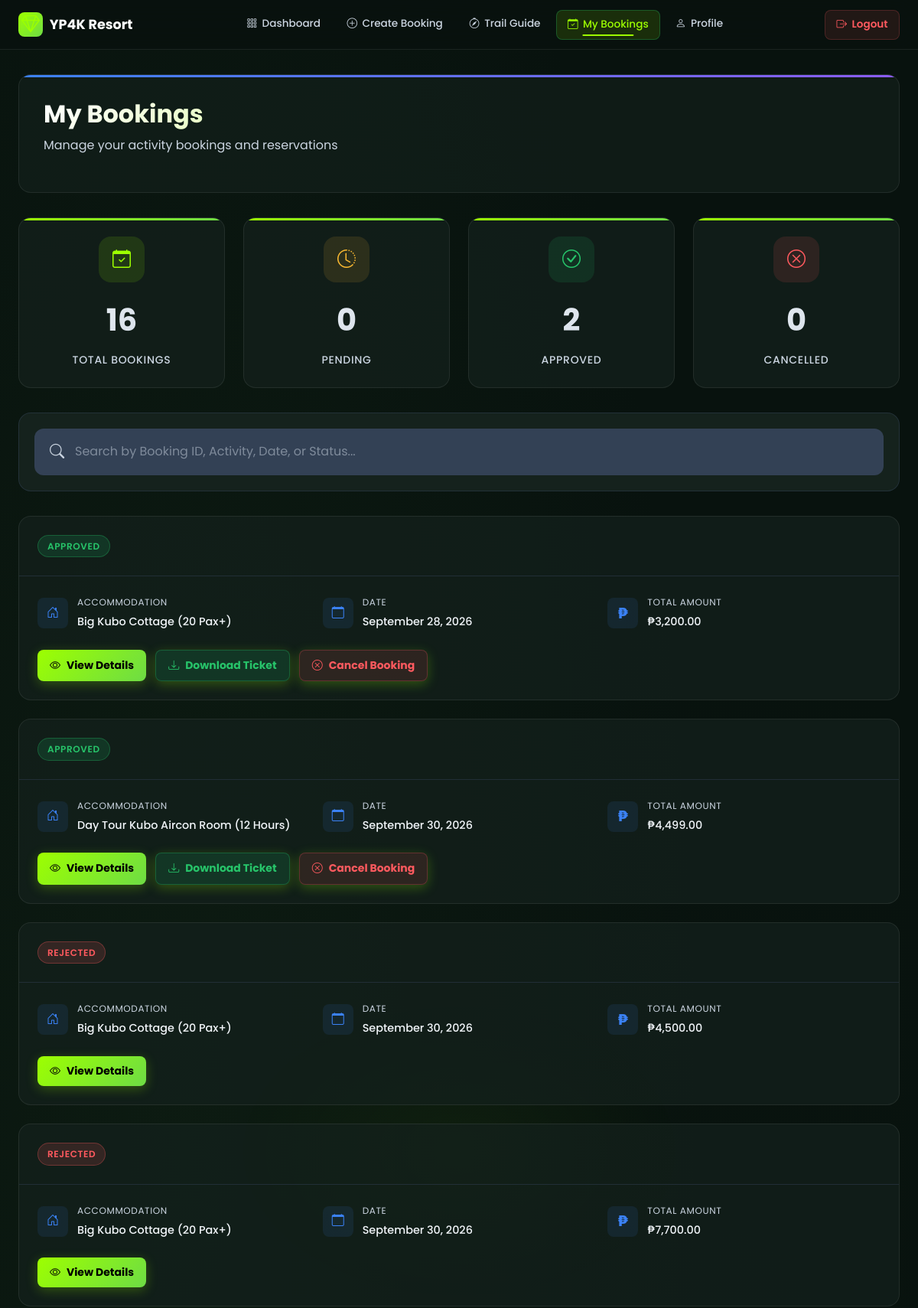
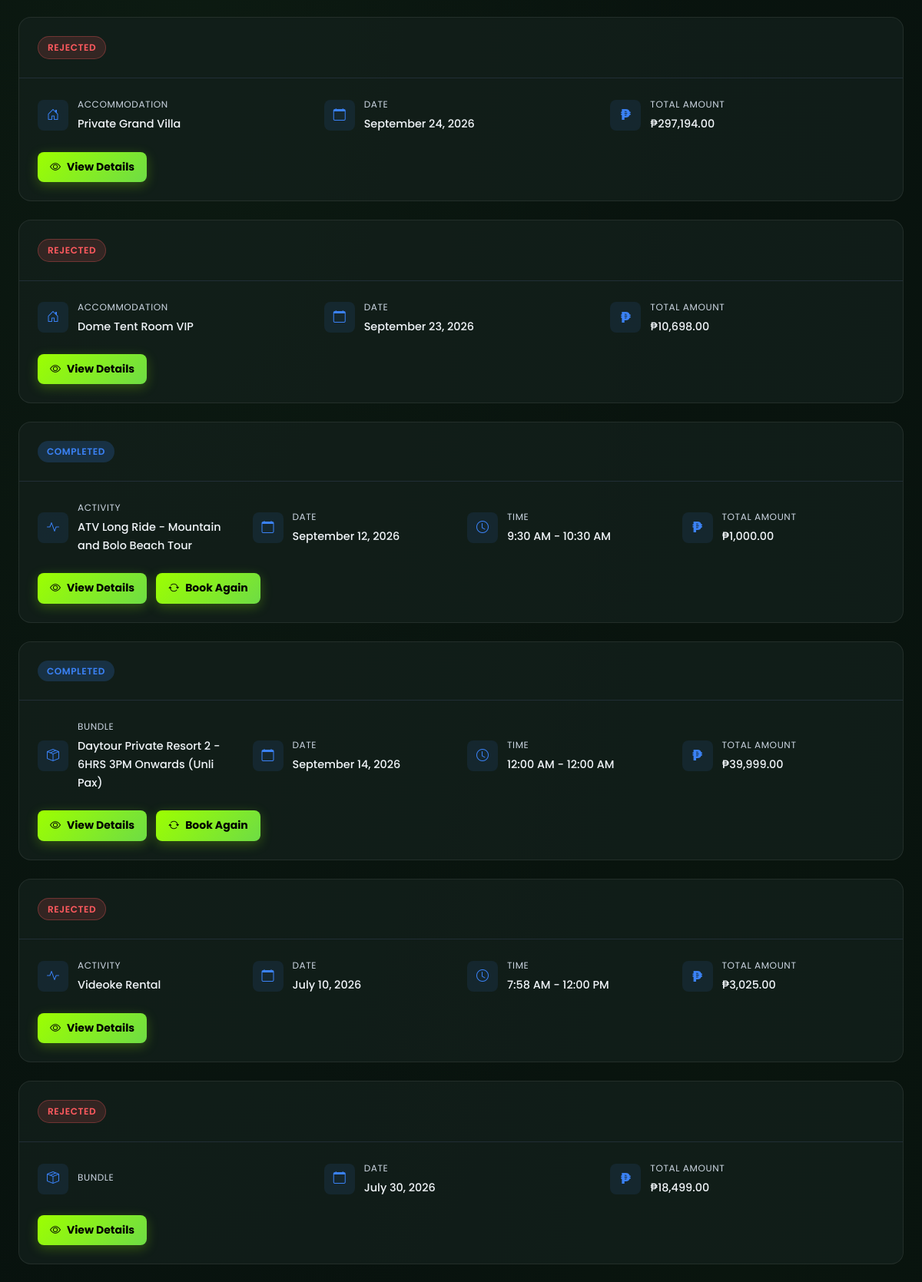
Page /User_Dashboard/my-bookings.php (signed in, upper part) on the committed database (2 pictures, top to bottom).
### tables this page shows
CREATE TABLE `bookings` (
  `id` int(11) NOT NULL,
  `booking_reference` varchar(20) NOT NULL,
  `user_id` int(11) DEFAULT NULL,
  `booking_type` enum('activity','accommodation','bundle') NOT NULL,
  `activity_id` int(11) DEFAULT NULL,
  `accommodation_id` int(11) DEFAULT NULL,
  `bundle_id` int(11) DEFAULT NULL,
  `status_id` int(11) NOT NULL DEFAULT 1,
  `full_name` varchar(255) NOT NULL,
  `email` varchar(255) NOT NULL,
  `phone_number` varchar(20) NOT NULL,
  `check_in_date` date NOT NULL,
  `check_in_time` time DEFAULT NULL,
  `check_out_date` date DEFAULT NULL,
  `check_out_time` time DEFAULT NULL,
  `number_of_days` int(11) DEFAULT NULL,
  `number_of_guests` int(11) NOT NULL DEFAULT 1,
  `special_requests` text DEFAULT NULL,
  `total_amount` decimal(10,2) NOT NULL,
  `payment_status` enum('pending','paid','refunded') DEFAULT 'pending',
  `payment_method` varchar(50) DEFAULT 'gcash',
  `booking_source` enum('online','walk_in') NOT NULL DEFAULT 'online',
  `guest_name` varchar(255) DEFAULT NULL,
  `guest_contact` varchar(30) DEFAULT NULL,
  `created_at` timestamp NOT NULL DEFAULT current_timestamp(),
  `updated_at` timestamp NOT NULL DEFAULT current_timestamp() ON UPDATE current_timestamp(),
  `payment_proof` varchar(500) DEFAULT NULL,
  `expires_at` datetime DEFAULT NULL
);

CREATE TABLE `booking_status` (
  `id` int(11) NOT NULL,
  `name` varchar(50) NOT NULL,
  `description` text DEFAULT NULL,
  `color` varchar(20) DEFAULT NULL,
  `is_active` tinyint(1) DEFAULT 1,
  `created_at` timestamp NOT NULL DEFAULT current_timestamp()
);

### User_Dashboard/my-bookings.php (the view, shortened to what this page needs)
<?php
$lastVisitedBookings = $_SESSION['last_visited_bookings'] ?? '2000-01-01 00:00:00';
global $conn;
$userId    = $_SESSION['user_id'];
$stmt = $conn->prepare("
    SELECT
        b.id,
        b.booking_reference,
        b.booking_type,
        b.activity_id,
        b.accommodation_id,
        b.bundle_id,
        b.full_name,
        b.email,
        b.phone_number,
        b.check_in_date,
        b.check_in_time,
        b.check_out_date,
        b.check_out_time,
        b.number_of_days,
        b.number_of_guests,
        b.special_requests,
        b.total_amount,
        b.payment_status,
        b.payment_proof,
        b.expires_at,
        TIMESTAMPDIFF(SECOND, NOW(), b.expires_at) as seconds_remaining,
        b.created_at,
        bs.name as status_name,
        bs.description as status_description,
        bs.color as status_color,
        CASE
            WHEN b.booking_type = 'activity' THEN a.name
            WHEN b.booking_type = 'bundle' THEN bun.name
            ELSE acc.name
        END as item_name,
        CASE
            WHEN b.booking_type = 'activity' THEN 'bi-activity'
            WHEN b.booking_type = 'bundle' THEN 'bi-box-seam'
            ELSE 'bi-house-door'
        END as item_icon
    FROM bookings b
    LEFT JOIN booking_status bs ON b.status_id = bs.id
    LEFT JOIN activities a ON b.activity_id = a.id
    LEFT JOIN accommodations acc ON b.accommodation_id = acc.id
    LEFT JOIN bundles bun ON b.bundle_id = bun.id
    WHERE b.user_id = ?
    ORDER BY b.created_at DESC
");
$stmt->bind_param('i', $userId);
$stmt->execute();
$result = $stmt->get_result();
$bookings = [];
while ($row = $result->fetch_assoc()) {
    $bookings[] = $row;
}
$statsQuery = "
    SELECT
        bs.name as status,
        COUNT(*) as count
    FROM bookings b
    JOIN booking_status bs ON b.status_id = bs.id
    WHERE b.user_id = ?
    GROUP BY bs.name
";
$stmt = $conn->prepare($statsQuery);
$stmt->bind_param('i', $userId);
$stmt->execute();
$statsResult = $stmt->get_result();
$stats = [
    'pending_review' => 0,
    'approved' => 0,
    'rejected' => 0,
    'completed' => 0,
    'cancelled' => 0
];
while ($row = $statsResult->fetch_assoc()) {
    $stats[$row['status']] = $row['count'];
}
?>
<!DOCTYPE html>
<html lang="en">
<head>
    <link href="../assets/css/bootstrap.min.css" rel="stylesheet">
    <link rel="stylesheet" href="../css/resort-theme.css">
    <link rel="stylesheet" href="../css/dashboard-resort.css">
    <link rel="stylesheet" href="https://cdn.jsdelivr.net/npm/bootstrap-icons@1.11.0/font/bootstrap-icons.css">
</head>
<body>
    <?php include 'components/navigation.php'; ?>
    <div class="container-fluid px-4 bookings-container">
        <div class="page-header">
            <h1 class="page-title">My Bookings</h1>
            <p class="page-subtitle">Manage your activity bookings and reservations</p>
        </div>
        <div class="stats-grid">
            <div class="stat-card">
                <div class="stat-icon primary">
                    <i class="bi bi-calendar-check"></i>
                </div>
                <div class="stat-number"><?php echo count($bookings); ?></div>
                <div class="stat-label">Total Bookings</div>
            </div>
            <div class="stat-card">
                <div class="stat-icon warning">
                    <i class="bi bi-clock-history"></i>
                </div>
                <div class="stat-number"><?php echo $stats['pending_review']; ?></div>
                <div class="stat-label">Pending</div>
            </div>
            <div class="stat-card">
                <div class="stat-icon success">
                    <i class="bi bi-check-circle"></i>
                </div>
                <div class="stat-number"><?php echo $stats['approved']; ?></div>
                <div class="stat-label">Approved</div>
            </div>
            <div class="stat-card">
                <div class="stat-icon danger">
                    <i class="bi bi-x-circle"></i>
                </div>
                <div class="stat-number"><?php echo $stats['cancelled']; ?></div>
                <div class="stat-label">Cancelled</div>
            </div>
        </div>
        <div class="search-bar-container">
            <div class="search-input-wrapper">
                <i class="bi bi-search search-icon"></i>
                <input type="text" id="bookingSearchInput" class="premium-search-input" placeholder="Search by Booking ID, Activity, Date, or Status..." onkeyup="searchBookings()">
            </div>
        </div>
        <div id="bookingsList">
            <?php if (count($bookings) > 0): ?>
                <?php foreach ($bookings as $booking): ?>
                    <?php
                        $isUnread = ($booking['status_name'] === 'pending_review' && $booking['created_at'] > $lastVisitedBookings);
                        $highlightClass = $isUnread ? ' unread-highlight' : '';
                    ?>
                    <div class="booking-card<?php echo $highlightClass; ?>" data-status="<?php echo $booking['status_name']; ?>" data-activity="<?php echo $booking['item_name']; ?>">
                        <div class="booking-header d-flex align-items-center justify-content-between flex-wrap gap-2">
                            <div class="d-flex align-items-center gap-2">
                                <span class="booking-status status-<?php echo $booking['status_name']; ?>">
                                    <?php echo ucfirst(str_replace('_', ' ', $booking['status_name'])); ?>
                                </span>
                            </div>
                        </div>
                        <div class="booking-body">
                            <div class="booking-info">
                                <div class="booking-info-item">
                                    <div class="booking-info-icon">
                                        <i class="bi <?php echo $booking['item_icon'] ?: 'bi-calendar-check'; ?>"></i>
                                    </div>
                                    <div class="booking-info-content">
                                        <div class="booking-info-label"><?php echo ucfirst($booking['booking_type']); ?></div>
                                        <div class="booking-info-value"><?php echo htmlspecialchars($booking['item_name']); ?></div>
                                    </div>
                                </div>
                                <div class="booking-info-item">
                                    <div class="booking-info-icon">
                                        <i class="bi bi-calendar"></i>
                                    </div>
                                    <div class="booking-info-content">
                                        <div class="booking-info-label">Date</div>
                                        <div class="booking-info-value"><?php echo date('F j, Y', strtotime($booking['check_in_date'])); ?></div>
                                    </div>
                                </div>
                                <?php if ($booking['check_in_time']): ?>
                                <div class="booking-info-item">
                                    <div class="booking-info-icon">
                                        <i class="bi bi-clock"></i>
                                    </div>
                                    <div class="booking-info-content">
                                        <div class="booking-info-label">Time</div>
                                        <div class="booking-info-value">
                                            <?php echo date('g:i A', strtotime($booking['check_in_time'])); ?>
                                            <?php if ($booking['check_out_time']): ?>
                                                - <?php echo date('g:i A', strtotime($booking['check_out_time'])); ?>
                                            <?php endif; ?>
                                        </div>
                                    </div>
                                </div>
                                <?php endif; ?>
                                <div class="booking-info-item">
                                    <div class="booking-info-icon">
                                        <span style="font-weight: 800; font-style: normal; font-size: 1.2rem; line-height: 1;">&#8369;</span>
                                    </div>
                                    <div class="booking-info-content">
                                        <div class="booking-info-label">Total Amount</div>
                                        <div class="booking-info-value">&#8369;<?php echo number_format($booking['total_amount'], 2); ?></div>
                                    </div>
                                </div>
                            </div>
                            <div class="booking-actions">
                                <button class="btn-modern btn-primary-modern" onclick="viewBooking(<?php echo $booking['id']; ?>)">
                                    <i class="bi bi-eye"></i>View Details
                                </button>
                                <?php if ($booking['status_name'] === 'awaiting_payment'): ?>
                                <button class="btn-modern btn-warning-modern pay-now-btn" style="background: linear-gradient(135deg, #f59e0b, #d97706); color: white; font-weight: 700; box-shadow: 0 4px 12px rgba(245,158,11,0.25);" onclick='openPaymentModal(<?php echo htmlspecialchars(json_encode([
                                    "id" => (int)$booking["id"],
                                    "booking_reference" => $booking["booking_reference"],
                                    "item_name" => $booking["item_name"],
                                    "total_amount" => (float)$booking["total_amount"],
                                    "expires_at" => $booking["expires_at"],
                                    "remaining_seconds" => max(0, (int)($booking["seconds_remaining"] ?? 0))
                                ]), ENT_QUOTES, "UTF-8"); ?>)'>
                                    <i class="bi bi-qr-code-scan"></i> Pay Now (GCash)
                                </button>
                                <?php elseif ($booking['status_name'] === 'approved'): ?>
                                <button class="btn-modern btn-success-modern" onclick="downloadTicket(<?php echo $booking['id']; ?>)">
                                    <i class="bi bi-download"></i>Download Ticket
                                </button>
                                <button class="btn-modern btn-danger-modern" onclick="cancelBooking(<?php echo $booking['id']; ?>)">
                                    <i class="bi bi-x-circle"></i>Cancel Booking
                                </button>
                                <?php elseif ($booking['status_name'] === 'completed'): ?>
                                <button class="btn-modern btn-primary-modern" onclick="rebookActivity(<?php echo $booking['id']; ?>)">
                                    <i class="bi bi-arrow-repeat"></i>Book Again
                                </button>
                                <?php endif; ?>
                            </div>
                        </div>
                    </div>
                <?php endforeach; ?>
            <?php endif; ?>
        </div>
    </div>
</body>
</html>

### css/resort-theme.css (style rules this page uses)
:root { --bg-primary: #08120E; --bg-secondary: #101B17; --bg-card: #15221D; --bg-card-2: #1A2B22; --bg-elevated: #1E3028; --nav-bg: rgba(9, 18, 15, 0.88); --accent: #9DFF00; --accent-2: #6EDC45; --accent-3: #4BBF2E; --accent-dim: rgba(157, 255, 0, 0.5); --glow: rgba(157, 255, 0, 0.18); --glow-sm: rgba(157, 255, 0, 0.08); --glow-lg: rgba(157, 255, 0, 0.25); --text: #FFFFFF; --text-2: #cbd5e1; --text-muted: #cbd5e1; --text-dim: #94a3b8; --success: #27C46A; --warning: #F7B731; --error: #FF5A5F; --info: #B8C4BE; --border: rgba(255, 255, 255, 0.08); --border-2: rgba(255, 255, 255, 0.04); --border-accent: rgba(157, 255, 0, 0.3); --border-hover: rgba(157, 255, 0, 0.5); --shadow-sm: 0 1px 4px rgba(0,0,0,0.5); --shadow-md: 0 4px 20px rgba(0,0,0,0.55); --shadow-lg: 0 10px 40px rgba(0,0,0,0.65); --shadow-xl: 0 20px 60px rgba(0,0,0,0.7); --shadow-glow: 0 0 30px rgba(157, 255, 0, 0.12); --shadow-glow-lg:0 0 60px rgba(157, 255, 0, 0.2); --radius-xs: 6px; --radius-sm: 10px; --radius-md: 14px; --radius-lg: 18px; --radius-xl: 24px; --radius-2xl: 32px; --t: all 0.3s cubic-bezier(0.4, 0, 0.2, 1); --t-fast: all 0.15s ease; --t-slow: all 0.5s cubic-bezier(0.4, 0, 0.2, 1); --font: 'Poppins', -apple-system, BlinkMacSystemFont, sans-serif; }
*, *::before, *::after { margin: 0; padding: 0; box-sizing: border-box; }
html { scroll-behavior: smooth; overflow-x: hidden; }
body { font-family: var(--font); background-color: var(--bg-primary); color: var(--text); min-height: 100vh; line-height: 1.65; overflow-x: hidden; -webkit-font-smoothing: antialiased; }

### User_Dashboard/components/navigation.php (style rules this page uses)
main, .container-fluid, .content-container { animation: fadeIn 0.3s ease-out forwards; }

### rows in the picture
bookings: status.name "APPROVED", booking_type "ACCOMMODATION", item_name "Big Kubo Cottage (20 Pax+)", check_in_date "September 28, 2026", total_amount "3,200.00"
bookings: status.name "APPROVED", booking_type "ACCOMMODATION", item_name "Day Tour Kubo Aircon Room (12 Hours)", check_in_date "September 30, 2026", total_amount "4,499.00"
bookings: status.name "REJECTED", booking_type "ACCOMMODATION", item_name "Big Kubo Cottage (20 Pax+)", check_in_date "September 30, 2026", total_amount "4,500.00"
bookings: status.name "REJECTED", booking_type "ACCOMMODATION", item_name "Big Kubo Cottage (20 Pax+)", check_in_date "September 30, 2026", total_amount "7,700.00"
bookings: status.name "REJECTED", booking_type "ACCOMMODATION", item_name "Private Grand Villa", check_in_date "September 24, 2026", total_amount "297,194.00"
bookings: status.name "REJECTED", booking_type "ACCOMMODATION", item_name "Dome Tent Room VIP", check_in_date "September 23, 2026", total_amount "10,698.00"
bookings: status.name "COMPLETED", booking_type "ACTIVITY", item_name "ATV Long Ride - Mountain and Bolo Beach Tour", check_in_date "September 12, 2026", check_in_time "9:30 AM", check_out_time "10:30 AM", total_amount "1,000.00"
bookings: status.name "COMPLETED", booking_type "BUNDLE", item_name "Daytour Private Resort 2 - 6HRS 3PM Onwards (Unli Pax)", check_in_date "September 14, 2026", check_in_time "12:00 AM", check_out_time "12:00 AM", total_amount "39,999.00"
bookings: status.name "REJECTED", booking_type "ACTIVITY", item_name "Videoke Rental", check_in_date "July 10, 2026", check_in_time "7:58 AM", check_out_time "12:00 PM", total_amount "3,025.00"
bookings: status.name "REJECTED", booking_type "BUNDLE", check_in_date "July 30, 2026", total_amount "18,499.00"

### other values in the picture
count($bookings) "16"
$stats['pending_review'] "0"
$stats['approved'] "2"
$stats['cancelled'] "0"
